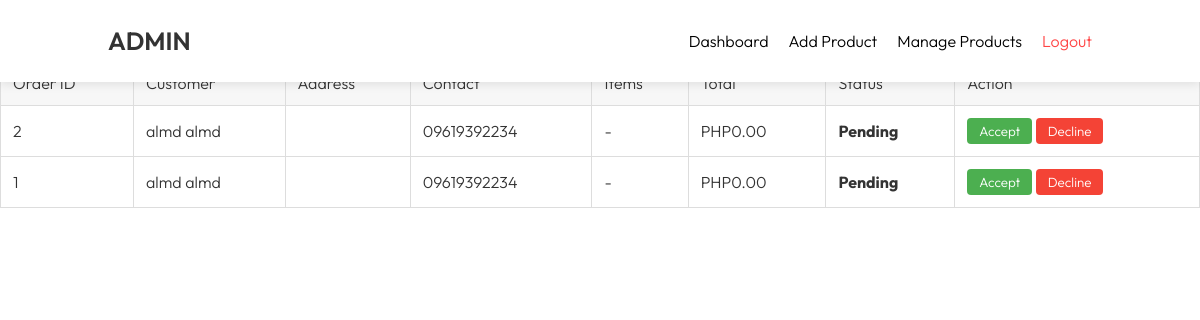
The app's page /admin/admin_orders.php (signed in), older data.
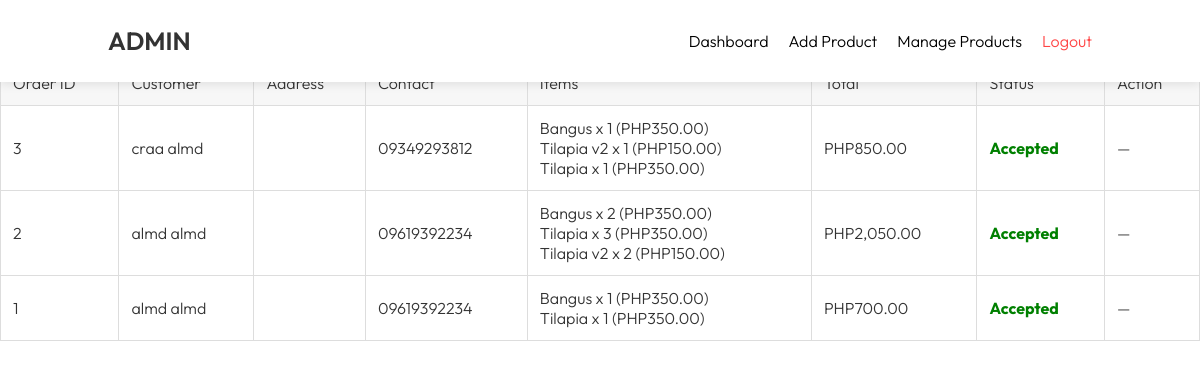
The same page, newer data.
### tables this page shows
CREATE TABLE `orders` (
  `order_id` int(11) NOT NULL,
  `user_id` int(11) NOT NULL,
  `total_amount` decimal(10,2) NOT NULL,
  `status` enum('pending','accepted','declined','completed') NOT NULL DEFAULT 'pending',
  `source` varchar(50) NOT NULL DEFAULT 'shop',
  `created_at` timestamp NOT NULL DEFAULT current_timestamp(),
  `notified` tinyint(1) NOT NULL DEFAULT 0
);

CREATE TABLE `users` (
  `user_id` int(11) NOT NULL,
  `username` varchar(50) NOT NULL,
  `email` varchar(100) NOT NULL,
  `password` varchar(255) NOT NULL,
  `first_name` varchar(50) NOT NULL,
  `last_name` varchar(50) NOT NULL,
  `phone` varchar(20) DEFAULT NULL,
  `address` text DEFAULT NULL,
  `user_type` enum('customer','admin') DEFAULT 'customer',
  `created_at` timestamp NOT NULL DEFAULT current_timestamp(),
  `last_login` timestamp NULL DEFAULT NULL
);

CREATE TABLE `order_items` (
  `item_id` int(11) NOT NULL,
  `order_id` int(11) NOT NULL,
  `product_id` int(11) NOT NULL,
  `quantity` int(11) NOT NULL,
  `price` decimal(10,2) NOT NULL,
  `subtotal` decimal(10,2) GENERATED ALWAYS AS (`quantity` * `price`) STORED
);

CREATE TABLE `products` (
  `product_id` int(11) NOT NULL,
  `category_id` int(11) NOT NULL,
  `product_name` varchar(200) NOT NULL,
  `description` text DEFAULT NULL,
  `price` decimal(10,2) NOT NULL,
  `stock_quantity` int(11) DEFAULT 0,
  `image_url` varchar(255) DEFAULT NULL,
  `is_active` tinyint(1) DEFAULT 1,
  `created_at` timestamp NOT NULL DEFAULT current_timestamp(),
  `updated_at` timestamp NOT NULL DEFAULT current_timestamp() ON UPDATE current_timestamp()
);

### functions.php (called while the page is built, shortened)
<?php
function clean($data) {
    return htmlspecialchars(strip_tags(trim($data)));
}
?>

### admin/admin_orders.php (the view, shortened to what this page needs)
<?php
require_once '../functions.php';
$stmt = $pdo->query("
    SELECT o.*, u.username, u.first_name, u.last_name, u.address, u.phone
    FROM orders o
    JOIN users u ON u.user_id = o.user_id
    WHERE u.user_type != 'admin'
    ORDER BY o.order_id DESC
");
$orders = $stmt->fetchAll(PDO::FETCH_ASSOC);
$itemStmt = $pdo->prepare("
    SELECT oi.*, p.product_name
    FROM order_items oi
    JOIN products p ON p.product_id = oi.product_id
    WHERE oi.order_id = ?
");
?>
<!DOCTYPE html>
<html>
<head>
    <link rel="stylesheet" href="../style.css">
    <link href="https://cdn.jsdelivr.net/npm/remixicon@4.5.0/fonts/remixicon.css" rel="stylesheet"/>
</head>
<body>
<header>
    <a href="dashboard.php" class="logo">ADMIN</a>
    <nav class="navbar">
        <a href="dashboard.php">Dashboard</a>
        <a href="add_product.php">Add Product</a>
        <a href="manage_products.php">Manage Products</a>
        <a href="../logout_process.php" style="color:#ff4444;">Logout</a>
    </nav>
</header>
<div class="admin-container">
    <h1>Customer Orders</h1>
    <?php if (empty($orders)): ?>
        <p>No orders yet.</p>
    <?php else: ?>
        <table>
            <thead>
            <tr>
                <th>Order ID</th>
                <th>Customer</th>
                <th>Address</th>
                <th>Contact</th>
                <th>Items</th>
                <th>Total</th>
                <th>Status</th>
                <th>Action</th>
            </tr>
            </thead>
            <tbody>
            <?php foreach ($orders as $order): ?>
                <?php
                $itemStmt->execute([$order['order_id']]);
                $items = $itemStmt->fetchAll(PDO::FETCH_ASSOC);
                ?>
                <tr>
                    <td><?= (int)$order['order_id']; ?></td>
                    <td><?= clean($order['first_name'] . ' ' . $order['last_name']); ?></td>
                    <td><?= clean($order['address']); ?></td>
                    <td><?= clean($order['phone']); ?></td>
                    <td>
                        <?php if (!empty($items)): ?>
                            <?php foreach ($items as $it): ?>
                                <?= clean($it['product_name']); ?> x <?= (int)$it['quantity']; ?>
                                (PHP<?= number_format($it['price'], 2); ?>)<br>
                            <?php endforeach; ?>
                        <?php else: ?>
                            -
                        <?php endif; ?>
                    </td>
                    <td>PHP<?= number_format($order['total_amount'], 2); ?></td>
                    <td class="status <?= clean($order['status']); ?>"><?= ucfirst(clean($order['status'])); ?></td>
                    <td>
                        <?php if ($order['status'] === 'pending'): ?>
                            <form method="POST" style="display:inline;">
                                <button type="submit" name="action" value="accepted" class="btn btn-accept">Accept</button>
                                <button type="submit" name="action" value="declined" class="btn btn-decline">Decline</button>
                            </form>
                        <?php else: ?>
                            —
                        <?php endif; ?>
                    </td>
                </tr>
            <?php endforeach; ?>
            </tbody>
        </table>
    <?php endif; ?>
</div>
</body>
</html>

Row changes from the older to the newer data that the page shows:
now on this page (row edited): orders: order_id "3", user.last_name "craa almd", user.phone "09349293812", total_amount "850.00", status "Accepted"
added order_items: product.product_name "Bangus", quantity "1", price "350.00", shown under "3"
added order_items: product.product_name "Tilapia v2", quantity "1", price "150.00", shown under "3"
added order_items: product.product_name "Tilapia", quantity "1", price "350.00", shown under "3"
changed orders id 2: total_amount "0.00" → "2,050.00"; status "Pending" → "Accepted"; status "Accept Decline" → "—"; no longer shows "-"
added order_items: product.product_name "Bangus", quantity "2", price "350.00", shown under orders id 2
added order_items: product.product_name "Tilapia", quantity "3", price "350.00", shown under orders id 2
added order_items: product.product_name "Tilapia v2", quantity "2", price "150.00", shown under orders id 2
changed orders id 1: total_amount "0.00" → "700.00"; status "Pending" → "Accepted"; status "Accept Decline" → "—"; no longer shows "-"
added order_items: product.product_name "Bangus", quantity "1", price "350.00", shown under orders id 1
added order_items: product.product_name "Tilapia", quantity "1", price "350.00", shown under orders id 1
